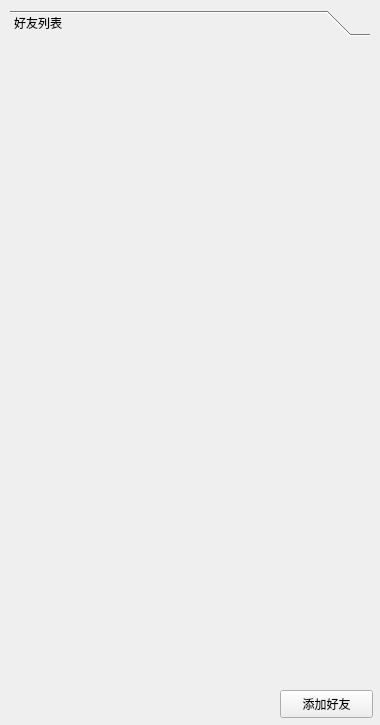
<?xml version="1.0" encoding="UTF-8"?>
<ui version="4.0">
 <class>FriendList</class>
 <widget class="QWidget" name="FriendList">
  <property name="geometry">
   <rect>
    <x>0</x>
    <y>0</y>
    <width>380</width>
    <height>725</height>
   </rect>
  </property>
  <property name="minimumSize">
   <size>
    <width>380</width>
    <height>725</height>
   </size>
  </property>
  <property name="maximumSize">
   <size>
    <width>380</width>
    <height>725</height>
   </size>
  </property>
  <property name="windowTitle">
   <string>Form</string>
  </property>
  <widget class="QToolBox" name="friendListBox">
   <property name="geometry">
    <rect>
     <x>10</x>
     <y>10</y>
     <width>360</width>
     <height>670</height>
    </rect>
   </property>
   <property name="minimumSize">
    <size>
     <width>360</width>
     <height>670</height>
    </size>
   </property>
   <property name="maximumSize">
    <size>
     <width>360</width>
     <height>670</height>
    </size>
   </property>
   <property name="currentIndex">
    <number>0</number>
   </property>
   <widget class="QWidget" name="friend_page">
    <property name="geometry">
     <rect>
      <x>0</x>
      <y>0</y>
      <width>360</width>
      <height>640</height>
     </rect>
    </property>
    <attribute name="label">
     <string>好友列表</string>
    </attribute>
    <layout class="QVBoxLayout" name="vLayout">
     <property name="leftMargin">
      <number>0</number>
     </property>
     <property name="topMargin">
      <number>0</number>
     </property>
     <property name="rightMargin">
      <number>0</number>
     </property>
     <property name="bottomMargin">
      <number>0</number>
     </property>
    </layout>
   </widget>
  </widget>
  <widget class="QPushButton" name="addFriendButton">
   <property name="geometry">
    <rect>
     <x>280</x>
     <y>690</y>
     <width>93</width>
     <height>28</height>
    </rect>
   </property>
   <property name="text">
    <string>添加好友</string>
   </property>
  </widget>
 </widget>
 <resources/>
 <connections/>
</ui>
